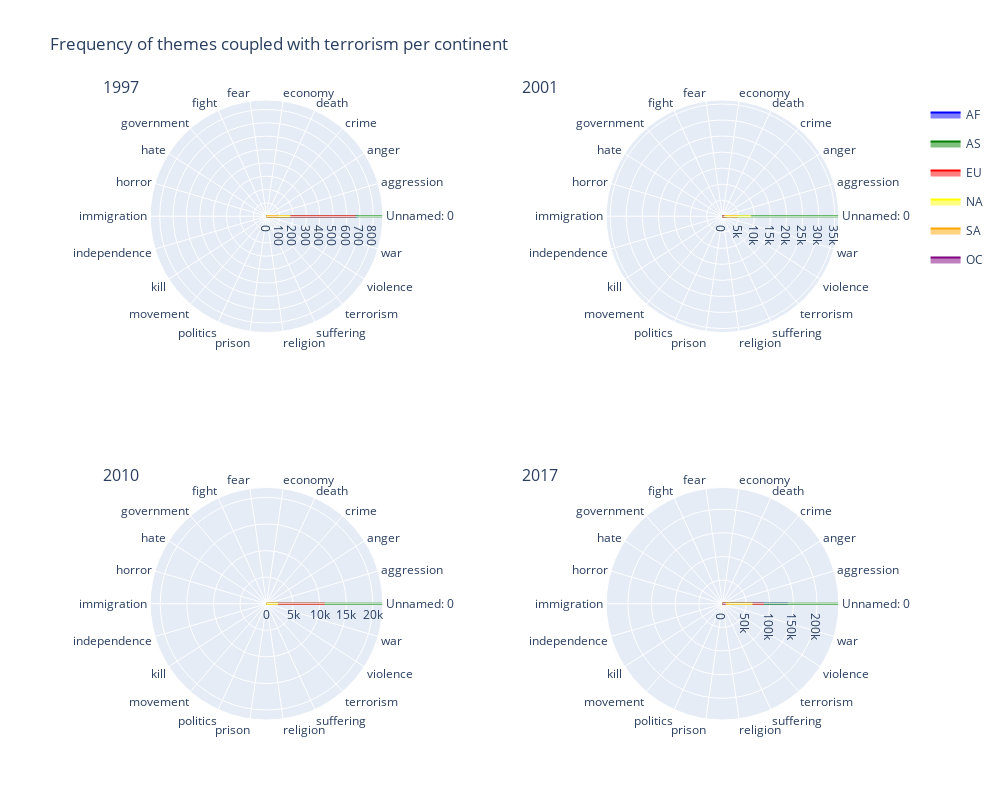

Notebook code cell kept with this figure:
### Code cell
fig = make_subplots(rows=2, cols=2, specs=[[{'type': 'polar'}]*2]*2, 
                    subplot_titles=('1997', '2001', '2010', '2017'))


colors = ['blue', 'green', 'red', 'yellow', 'orange', 'purple', 'cyan', 'turquoise']
i = 0
for t in continents :
        fig.add_trace(go.Scatterpolar(r=df_time[:].loc[1997].loc[t],
                             theta=df_time[:].loc[1997].loc[t].index, fill='toself', name='{}'.format(t), legendgroup = t, visible= True, 
                                      line={'color': colors[i]},
                                      showlegend = False) , 1, 1)
        i +=1
i = 0


for t in continents :
        fig.add_trace(go.Scatterpolar(r=df_time[:].loc[2001].loc[t],
                             theta=df_time[:].loc[2001].loc[t].index, fill='toself',name='{}'.format(t),legendgroup = t, visible= True, 
                                      line={'color': colors[i]},
                                      showlegend = False), 1, 2)
        i +=1
i = 0
for t in continents :
        fig.add_trace(go.Scatterpolar(r=df_time[:].loc[2010].loc[t],
                             theta=df_time[:].loc[2010].loc[t].index, fill='toself',name='{}'.format(t),legendgroup = t, visible= True, 
                                      line={'color': colors[i]},
                                      showlegend = False), 2, 1)
        i +=1

i = 0
for t in continents :
        fig.add_trace(go.Scatterpolar(r=df_time[:].loc[2017].loc[t],
                             theta=df_time[:].loc[2017].loc[t].index,fill='toself', name='{}'.format(t),legendgroup = t, visible= True, 
                                      line={'color': colors[i]},
                                      ), 2, 2)
        i +=1
# Update yaxis properties
annot =list(fig.layout.annotations)

annot[0].x = 0.05
annot[2].x = 0.05
annot[1].x = 0.555
annot[3].x = 0.555
fig.layout.annotations = annot       
fig.update_layout(height=800, width=1000, title_text="Frequency of themes coupled with terrorism per continent", annotations = annot)
fig.show()
plotly.offline.plot(fig, filename = '../plots/Themes_terrorism_continent.html', auto_open=False)

### Figure 1 — Plotly figure (JSON) as saved in the notebook; plotly's stock layout.template omitted (floating-point values rounded to 4 significant figures)
{"data": [{"fill": "toself", "legendgroup": "AF", "line": {"color": "blue"}, "name": "AF", "r": [685, 0.001641, 0, 0.008739, 0.0005703, 0, 0, 0.001798, 0.002275, 0.0004596, 0.0002619, 0, 0.000375, 0.005596, 0.0003898, 0.0009925, 0.003679, 0, 0.0002619, 0.003413, 0.0005703, 0.004306], "showlegend": false, "subplot": "polar", "theta": ["Unnamed: 0", "aggression", "anger", "crime", "death", "economy", "fear", "fight", "government", "hate", "horror", "immigration", "independence", "kill", "movement", "politics", "prison", "religion", "suffering", "terrorism", "violence", "war"], "type": "scatterpolar", "visible": true}, {"fill": "toself", "legendgroup": "AS", "line": {"color": "green"}, "name": "AS", "r": [871, 0.003736, 0.0006464, 0.01069, 0.003115, 0, 0, 0.003981, 0.004642, 0.001319, 0.0002165, 0, 0.0006464, 0.006387, 0.0004541, 0.001858, 0.003405, 0, 0.002199, 0.00812, 0.00315, 0.008959], "showlegend": false, "subplot": "polar", "theta": ["Unnamed: 0", "aggression", "anger", "crime", "death", "economy", "fear", "fight", "government", "hate", "horror", "immigration", "independence", "kill", "movement", "politics", "prison", "religion", "suffering", "terrorism", "violence", "war"], "type": "scatterpolar", "visible": true}, {"fill": "toself", "legendgroup": "EU", "line": {"color": "red"}, "name": "EU", "r": [666, 0.002015, 0, 0.01495, 0.003633, 0, 0.0005532, 0.00412, 0.004909, 0, 0, 0, 0.000589, 0.006776, 0.000589, 0.005446, 0.006593, 0, 0.0005532, 0.008454, 0.003096, 0.008548], "showlegend": false, "subplot": "polar", "theta": ["Unnamed: 0", "aggression", "anger", "crime", "death", "economy", "fear", "fight", "government", "hate", "horror", "immigration", "independence", "kill", "movement", "politics", "prison", "religion", "suffering", "terrorism", "violence", "war"], "type": "scatterpolar", "visible": true}, {"fill": "toself", "legendgroup": "NA", "line": {"color": "yellow"}, "name": "NA", "r": [178, 0, 0, 0.01665, 0, 0, 0, 0, 0.008327, 0, 0, 0, 0, 0.008575, 0, 0.002941, 0, 0, 0, 0.002693, 0, 0.008327], "showlegend": false, "subplot": "polar", "theta": ["Unnamed: 0", "aggression", "anger", "crime", "death", "economy", "fear", "fight", "government", "hate", "horror", "immigration", "independence", "kill", "movement", "politics", "prison", "religion", "suffering", "terrorism", "violence", "war"], "type": "scatterpolar", "visible": true}, {"fill": "toself", "legendgroup": "SA", "line": {"color": "orange"}, "name": "SA", "r": [87, 0.00324, 0, 0.009, 0, 0, 0, 0, 0.00624, 0.00324, 0, 0, 0, 0.003, 0, 0, 0.003, 0, 0, 0.00924, 0, 0.003], "showlegend": false, "subplot": "polar", "theta": ["Unnamed: 0", "aggression", "anger", "crime", "death", "economy", "fear", "fight", "government", "hate", "horror", "immigration", "independence", "kill", "movement", "politics", "prison", "religion", "suffering", "terrorism", "violence", "war"], "type": "scatterpolar", "visible": true}, {"fill": "toself", "legendgroup": "OC", "line": {"color": "purple"}, "name": "OC", "r": [0, 0, 0, 0, 0, 0, 0, 0, 0, 0, 0, 0, 0, 0, 0, 0, 0, 0, 0, 0, 0, 0], "showlegend": false, "subplot": "polar", "theta": ["Unnamed: 0", "aggression", "anger", "crime", "death", "economy", "fear", "fight", "government", "hate", "horror", "immigration", "independence", "kill", "movement", "politics", "prison", "religion", "suffering", "terrorism", "violence", "war"], "type": "scatterpolar", "visible": true}, {"fill": "toself", "legendgroup": "AF", "line": {"color": "blue"}, "name": "AF", "r": [1433, 0, 0, 0.01318, 0.001919, 0, 0.004237, 0.003332, 0.001412, 0, 0.002825, 0, 0, 0.004237, 0, 0.001869, 0.001412, 0, 0.004744, 0.004744, 0, 0.009438], "showlegend": false, "subplot": "polar2", "theta": ["Unnamed: 0", "aggression", "anger", "crime", "death", "economy", "fear", "fight", "government", "hate", "horror", "immigration", "independence", "kill", "movement", "politics", "prison", "religion", "suffering", "terrorism", "violence", "war"], "type": "scatterpolar", "visible": true}, {"fill": "toself", "legendgroup": "AS", "line": {"color": "green"}, "name": "AS", "r": [36236, 0.002342, 0, 0.004172, 0.001632, 0, 0.0004342, 0.004801, 0.004508, 0.000234, 0.0003885, 0, 0.0002093, 0.002264, 0.000914, 0.001246, 0.001733, 0.0003881, 0.0007127, 0.003227, 0.001185, 0.00836], "showlegend": false, "subplot": "polar2", "theta": ["Unnamed: 0", "aggression", "anger", "crime", "death", "economy", "fear", "fight", "government", "hate", "horror", "immigration", "independence", "kill", "movement", "politics", "prison", "religion", "suffering", "terrorism", "violence", "war"], "type": "scatterpolar", "visible": true}, {"fill": "toself", "legendgroup": "EU", "line": {"color": "red"}, "name": "EU", "r": [5105, 0.0005337, 0.0005455, 0.006198, 0, 0, 0.003079, 0.001304, 0.001304, 0.001302, 0.003495, 0, 0, 0.002845, 0.001954, 0.002357, 0.001956, 0.001186, 0.001541, 0.004658, 0, 0.006614], "showlegend": false, "subplot": "polar2", "theta": ["Unnamed: 0", "aggression", "anger", "crime", "death", "economy", "fear", "fight", "government", "hate", "horror", "immigration", "independence", "kill", "movement", "politics", "prison", "religion", "suffering", "terrorism", "violence", "war"], "type": "scatterpolar", "visible": true}, {"fill": "toself", "legendgroup": "NA", "line": {"color": "yellow"}, "name": "NA", "r": [8951, 0.0004986, 0.000253, 0.003604, 0.0008485, 0, 0.0003152, 0.003158, 0.004994, 0.0002059, 0, 0, 0, 0.001436, 0.0005248, 0.001454, 0.0033, 0, 0, 0.002187, 0.0002456, 0.002404], "showlegend": false, "subplot": "polar2", "theta": ["Unnamed: 0", "aggression", "anger", "crime", "death", "economy", "fear", "fight", "government", "hate", "horror", "immigration", "independence", "kill", "movement", "politics", "prison", "religion", "suffering", "terrorism", "violence", "war"], "type": "scatterpolar", "visible": true}, {"fill": "toself", "legendgroup": "SA", "line": {"color": "orange"}, "name": "SA", "r": [407, 0, 0, 0, 0, 0, 0, 0, 0, 0, 0, 0, 0, 0, 0, 0, 0, 0, 0, 0.00838, 0, 0], "showlegend": false, "subplot": "polar2", "theta": ["Unnamed: 0", "aggression", "anger", "crime", "death", "economy", "fear", "fight", "government", "hate", "horror", "immigration", "independence", "kill", "movement", "politics", "prison", "religion", "suffering", "terrorism", "violence", "war"], "type": "scatterpolar", "visible": true}, {"fill": "toself", "legendgroup": "OC", "line": {"color": "purple"}, "name": "OC", "r": [573, 0.005068, 0, 0.005068, 0, 0, 0, 0, 0.005068, 0, 0, 0, 0, 0.01014, 0, 0, 0.005068, 0, 0.005068, 0, 0, 0], "showlegend": false, "subplot": "polar2", "theta": ["Unnamed: 0", "aggression", "anger", "crime", "death", "economy", "fear", "fight", "government", "hate", "horror", "immigration", "independence", "kill", "movement", "politics", "prison", "religion", "suffering", "terrorism", "violence", "war"], "type": "scatterpolar", "visible": true}, {"fill": "toself", "legendgroup": "AF", "line": {"color": "blue"}, "name": "AF", "r": [0, 0, 0, 0, 0, 0, 0, 0, 0, 0, 0, 0, 0, 0, 0, 0, 0, 0, 0, 0, 0, 0], "showlegend": false, "subplot": "polar3", "theta": ["Unnamed: 0", "aggression", "anger", "crime", "death", "economy", "fear", "fight", "government", "hate", "horror", "immigration", "independence", "kill", "movement", "politics", "prison", "religion", "suffering", "terrorism", "violence", "war"], "type": "scatterpolar", "visible": true}, {"fill": "toself", "legendgroup": "AS", "line": {"color": "green"}, "name": "AS", "r": [21880, 0.004374, 0, 0.003375, 0.001424, 0, 0.0006885, 0.005098, 0.003375, 0.001424, 0, 0, 0, 0.00511, 0, 0, 0.002434, 0, 0.001424, 0.00264, 0.0007353, 0.007014], "showlegend": false, "subplot": "polar3", "theta": ["Unnamed: 0", "aggression", "anger", "crime", "death", "economy", "fear", "fight", "government", "hate", "horror", "immigration", "independence", "kill", "movement", "politics", "prison", "religion", "suffering", "terrorism", "violence", "war"], "type": "scatterpolar", "visible": true}, {"fill": "toself", "legendgroup": "EU", "line": {"color": "red"}, "name": "EU", "r": [10954, 0.001878, 0, 0, 0, 0, 0, 0.001878, 0.005598, 0, 0, 0, 0, 0.001878, 0.001699, 0.0004, 0.003573, 0.0004, 0, 0.0004, 0, 0.001878], "showlegend": false, "subplot": "polar3", "theta": ["Unnamed: 0", "aggression", "anger", "crime", "death", "economy", "fear", "fight", "government", "hate", "horror", "immigration", "independence", "kill", "movement", "politics", "prison", "religion", "suffering", "terrorism", "violence", "war"], "type": "scatterpolar", "visible": true}, {"fill": "toself", "legendgroup": "NA", "line": {"color": "yellow"}, "name": "NA", "r": [2186, 0, 0, 0, 0.006885, 0, 0.006885, 0, 0, 0.006885, 0, 0, 0, 0, 0, 0, 0, 0, 0.006885, 0, 0, 0], "showlegend": false, "subplot": "polar3", "theta": ["Unnamed: 0", "aggression", "anger", "crime", "death", "economy", "fear", "fight", "government", "hate", "horror", "immigration", "independence", "kill", "movement", "politics", "prison", "religion", "suffering", "terrorism", "violence", "war"], "type": "scatterpolar", "visible": true}, {"fill": "toself", "legendgroup": "SA", "line": {"color": "orange"}, "name": "SA", "r": [0, 0, 0, 0, 0, 0, 0, 0, 0, 0, 0, 0, 0, 0, 0, 0, 0, 0, 0, 0, 0, 0], "showlegend": false, "subplot": "polar3", "theta": ["Unnamed: 0", "aggression", "anger", "crime", "death", "economy", "fear", "fight", "government", "hate", "horror", "immigration", "independence", "kill", "movement", "politics", "prison", "religion", "suffering", "terrorism", "violence", "war"], "type": "scatterpolar", "visible": true}, {"fill": "toself", "legendgroup": "OC", "line": {"color": "purple"}, "name": "OC", "r": [0, 0, 0, 0, 0, 0, 0, 0, 0, 0, 0, 0, 0, 0, 0, 0, 0, 0, 0, 0, 0, 0], "showlegend": false, "subplot": "polar3", "theta": ["Unnamed: 0", "aggression", "anger", "crime", "death", "economy", "fear", "fight", "government", "hate", "horror", "immigration", "independence", "kill", "movement", "politics", "prison", "religion", "suffering", "terrorism", "violence", "war"], "type": "scatterpolar", "visible": true}, {"fill": "toself", "legendgroup": "AF", "line": {"color": "blue"}, "name": "AF", "r": [138199, 0.00176, 0, 0.001921, 0.0009056, 0, 0.0004454, 0.001933, 0.00212, 0, 0.0003804, 0, 0.0004092, 0.002237, 0.0002708, 0.0003058, 0.001498, 0.0004246, 0.00125, 0.001995, 0.001394, 0.002975], "subplot": "polar4", "theta": ["Unnamed: 0", "aggression", "anger", "crime", "death", "economy", "fear", "fight", "government", "hate", "horror", "immigration", "independence", "kill", "movement", "politics", "prison", "religion", "suffering", "terrorism", "violence", "war"], "type": "scatterpolar", "visible": true}, {"fill": "toself", "legendgroup": "AS", "line": {"color": "green"}, "name": "AS", "r": [245885, 0.002289, 0.0001073, 0.003574, 0.0008408, 0, 0.0004767, 0.002838, 0.002341, 0.0001073, 0.0001438, 0, 0, 0.002721, 0.0007684, 0.0003431, 0.0008189, 0.0006696, 0.001102, 0.002423, 0.0009387, 0.004386], "subplot": "polar4", "theta": ["Unnamed: 0", "aggression", "anger", "crime", "death", "economy", "fear", "fight", "government", "hate", "horror", "immigration", "independence", "kill", "movement", "politics", "prison", "religion", "suffering", "terrorism", "violence", "war"], "type": "scatterpolar", "visible": true}, {"fill": "toself", "legendgroup": "EU", "line": {"color": "red"}, "name": "EU", "r": [87407, 0.001683, 0, 0.002866, 0.001442, 0, 0, 0.001694, 0.001514, 0, 0.0005053, 0, 0, 0.003265, 0.0005647, 0.000846, 0.001393, 0.0008185, 0.0008905, 0.004262, 0.001238, 0.002883], "subplot": "polar4", "theta": ["Unnamed: 0", "aggression", "anger", "crime", "death", "economy", "fear", "fight", "government", "hate", "horror", "immigration", "independence", "kill", "movement", "politics", "prison", "religion", "suffering", "terrorism", "violence", "war"], "type": "scatterpolar", "visible": true}, {"fill": "toself", "legendgroup": "NA", "line": {"color": "yellow"}, "name": "NA", "r": [63444, 0.001388, 0, 0.003084, 0.001946, 0, 0.0002371, 0.002131, 0.001537, 0, 0.0002371, 0, 0.0002056, 0.001949, 0, 0.000532, 0.001225, 0.000422, 0.0009914, 0.001406, 0.0005473, 0.002883], "subplot": "polar4", "theta": ["Unnamed: 0", "aggression", "anger", "crime", "death", "economy", "fear", "fight", "government", "hate", "horror", "immigration", "independence", "kill", "movement", "politics", "prison", "religion", "suffering", "terrorism", "violence", "war"], "type": "scatterpolar", "visible": true}, {"fill": "toself", "legendgroup": "SA", "line": {"color": "orange"}, "name": "SA", "r": [13596, 0.003051, 0, 0.003145, 0.003293, 0, 0, 0.003753, 0.004787, 0.002081, 0, 0, 0, 0.003778, 0.000485, 0, 0.003145, 0, 0.003293, 0.003191, 0.003778, 0.006898], "subplot": "polar4", "theta": ["Unnamed: 0", "aggression", "anger", "crime", "death", "economy", "fear", "fight", "government", "hate", "horror", "immigration", "independence", "kill", "movement", "politics", "prison", "religion", "suffering", "terrorism", "violence", "war"], "type": "scatterpolar", "visible": true}, {"fill": "toself", "legendgroup": "OC", "line": {"color": "purple"}, "name": "OC", "r": [6715, 0.005656, 0, 0.005896, 0, 0, 0, 0.005656, 0.002262, 0, 0, 0, 0, 0.005896, 0, 0.002262, 0, 0, 0.006931, 0.00929, 0.003394, 0.01745], "subplot": "polar4", "theta": ["Unnamed: 0", "aggression", "anger", "crime", "death", "economy", "fear", "fight", "government", "hate", "horror", "immigration", "independence", "kill", "movement", "politics", "prison", "religion", "suffering", "terrorism", "violence", "war"], "type": "scatterpolar", "visible": true}], "layout": {"annotations": [{"font": {"size": 16}, "showarrow": false, "text": "1997", "x": 0.05, "xanchor": "center", "xref": "paper", "y": 1, "yanchor": "bottom", "yref": "paper"}, {"font": {"size": 16}, "showarrow": false, "text": "2001", "x": 0.555, "xanchor": "center", "xref": "paper", "y": 1, "yanchor": "bottom", "yref": "paper"}, {"font": {"size": 16}, "showarrow": false, "text": "2010", "x": 0.05, "xanchor": "center", "xref": "paper", "y": 0.375, "yanchor": "bottom", "yref": "paper"}, {"font": {"size": 16}, "showarrow": false, "text": "2017", "x": 0.555, "xanchor": "center", "xref": "paper", "y": 0.375, "yanchor": "bottom", "yref": "paper"}], "height": 800, "polar": {"domain": {"x": [0, 0.45], "y": [0.625, 1]}}, "polar2": {"domain": {"x": [0.55, 1], "y": [0.625, 1]}}, "polar3": {"domain": {"x": [0, 0.45], "y": [0, 0.375]}}, "polar4": {"domain": {"x": [0.55, 1], "y": [0, 0.375]}}, "title": {"text": "Frequency of themes coupled with terrorism per continent"}, "width": 1000}}
